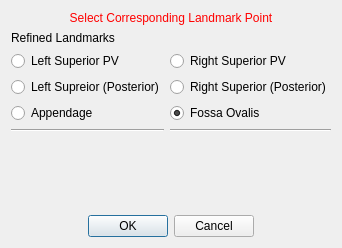
<?xml version="1.0" encoding="UTF-8"?>
<ui version="4.0">
 <class>AtrialFibresLandmarksViewRefined</class>
 <widget class="QWidget" name="AtrialFibresLandmarksViewRefined">
  <property name="geometry">
   <rect>
    <x>0</x>
    <y>0</y>
    <width>305</width>
    <height>248</height>
   </rect>
  </property>
  <property name="minimumSize">
   <size>
    <width>0</width>
    <height>248</height>
   </size>
  </property>
  <property name="maximumSize">
   <size>
    <width>16777215</width>
    <height>248</height>
   </size>
  </property>
  <property name="windowTitle">
   <string>Set Values</string>
  </property>
  <layout class="QVBoxLayout" name="verticalLayout">
   <item>
    <widget class="QLabel" name="titleLabel">
     <property name="styleSheet">
      <string notr="true">QLabel { color: rgb(255, 0, 0) }</string>
     </property>
     <property name="text">
      <string>Select Corresponding Landmark Point</string>
     </property>
     <property name="alignment">
      <set>Qt::AlignCenter</set>
     </property>
    </widget>
   </item>
   <item>
    <layout class="QGridLayout" name="gridLayout">
     <item row="1" column="0">
      <widget class="QRadioButton" name="radioBtn_LSPV">
       <property name="text">
        <string>Left Superior PV</string>
       </property>
      </widget>
     </item>
     <item row="0" column="0">
      <widget class="QLabel" name="label_rough">
       <property name="text">
        <string>Refined Landmarks</string>
       </property>
      </widget>
     </item>
     <item row="4" column="1">
      <widget class="Line" name="line_2">
       <property name="orientation">
        <enum>Qt::Horizontal</enum>
       </property>
      </widget>
     </item>
     <item row="3" column="0">
      <widget class="QRadioButton" name="radioBtn_LAA">
       <property name="text">
        <string>Appendage</string>
       </property>
      </widget>
     </item>
     <item row="4" column="0">
      <widget class="Line" name="line">
       <property name="orientation">
        <enum>Qt::Horizontal</enum>
       </property>
      </widget>
     </item>
     <item row="2" column="1">
      <widget class="QRadioButton" name="radioBtn_RIPV">
       <property name="text">
        <string>Right Superior (Posterior)</string>
       </property>
      </widget>
     </item>
     <item row="3" column="1">
      <widget class="QRadioButton" name="radioBtn_FO">
       <property name="text">
        <string>Fossa Ovalis</string>
       </property>
       <property name="checked">
        <bool>true</bool>
       </property>
      </widget>
     </item>
     <item row="2" column="0">
      <widget class="QRadioButton" name="radioBtn_LIPV">
       <property name="text">
        <string>Left Supreior (Posterior)</string>
       </property>
      </widget>
     </item>
     <item row="1" column="1">
      <widget class="QRadioButton" name="radioBtn_RSPV">
       <property name="text">
        <string>Right Superior PV</string>
       </property>
      </widget>
     </item>
    </layout>
   </item>
   <item>
    <spacer name="verticalSpacer">
     <property name="orientation">
      <enum>Qt::Vertical</enum>
     </property>
     <property name="sizeHint" stdset="0">
      <size>
       <width>20</width>
       <height>40</height>
      </size>
     </property>
    </spacer>
   </item>
   <item>
    <widget class="QDialogButtonBox" name="buttonBox">
     <property name="enabled">
      <bool>true</bool>
     </property>
     <property name="orientation">
      <enum>Qt::Horizontal</enum>
     </property>
     <property name="standardButtons">
      <set>QDialogButtonBox::Cancel|QDialogButtonBox::Ok</set>
     </property>
     <property name="centerButtons">
      <bool>true</bool>
     </property>
    </widget>
   </item>
  </layout>
 </widget>
 <layoutdefault spacing="6" margin="11"/>
 <resources/>
 <connections/>
</ui>
